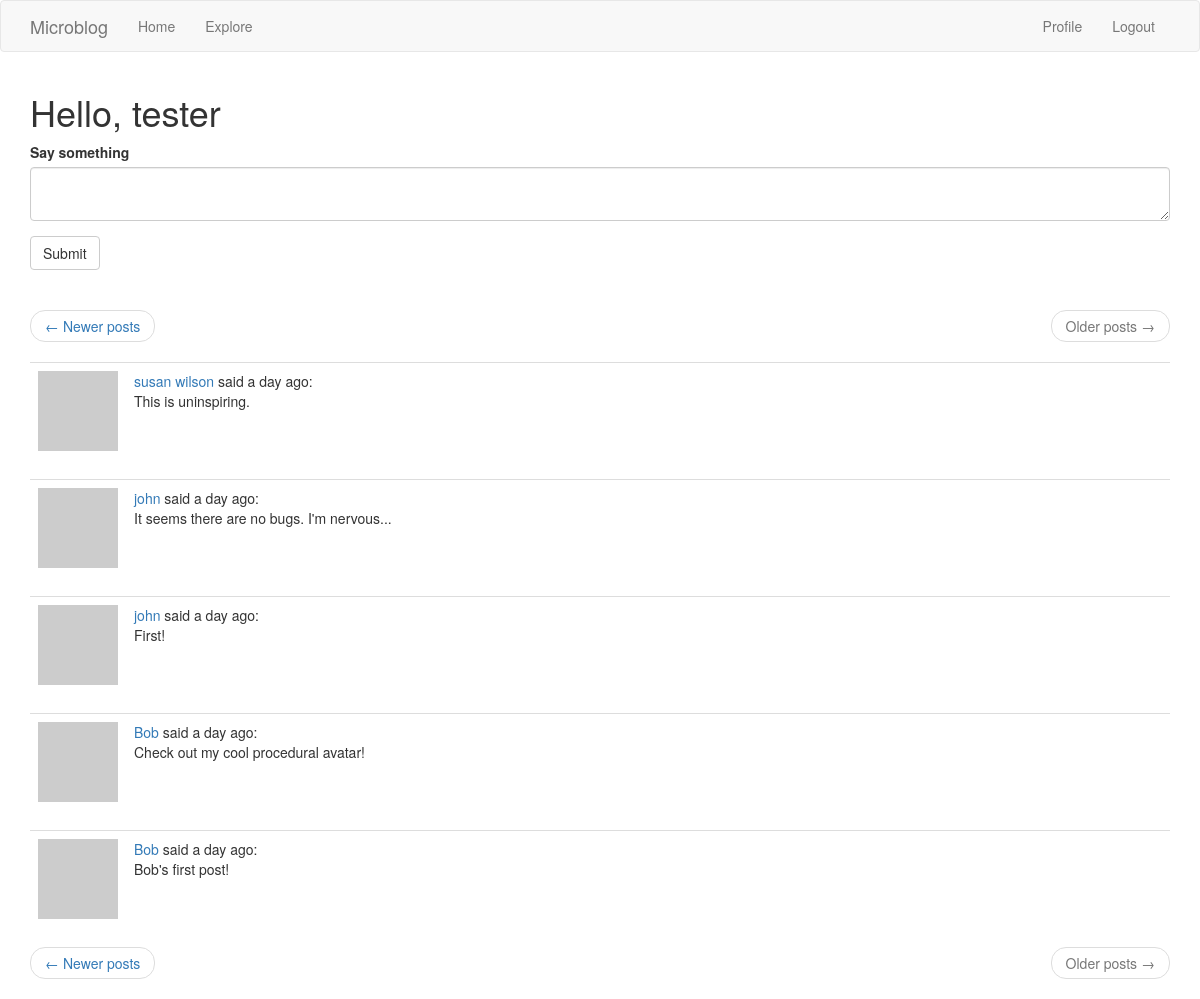
Page /index?page=3 (signed in) on the earlier database version.
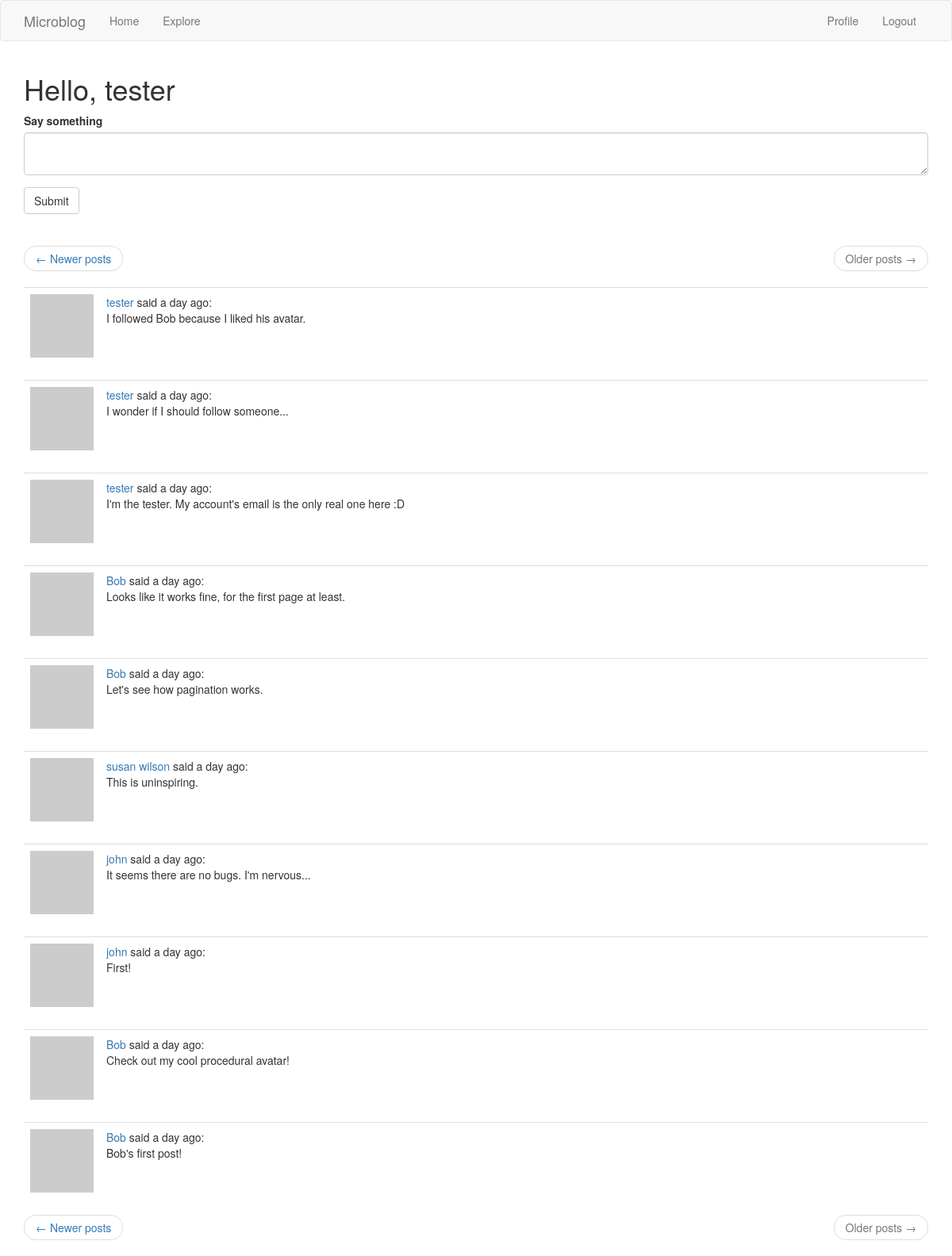
Same page on the later database version.
### app/models.py (models this page shows, shortened)
class User(UserMixin, db.Model):
    id = db.Column(db.Integer, primary_key=True)
    username = db.Column(db.String(64), index=True, unique=True)
    email = db.Column(db.String(120), index=True, unique=True)
    password_hash = db.Column(db.String(128))
    about_me = db.Column(db.String(140))
    last_seen = db.Column(db.DateTime, default=datetime.utcnow)
    posts = db.relationship('Post', backref='author', lazy='dynamic')
    followed = db.relationship(
        'User', secondary=followers,
        primaryjoin=(followers.c.follower_id == id),
        secondaryjoin=(followers.c.followed_id == id),
        backref=db.backref('followers', lazy='dynamic'), lazy='dynamic')
    def avatar(self, size):
        digest = md5(self.email.lower().encode('utf-8')).hexdigest()
        return 'https://www.gravatar.com/avatar/{}?d=retro&s={}'.format(
            digest, size)
    def followed_posts(self):
        followed = Post.query.join(
            followers,
            (followers.c.followed_id == Post.user_id)
        ).filter(followers.c.follower_id == self.id)
        own = Post.query.filter_by(user_id=self.id)
        return followed.union(own).order_by(Post.timestamp.desc())

class Post(db.Model):
    id = db.Column(db.Integer, primary_key=True)
    body = db.Column(db.String(140))
    timestamp = db.Column(db.DateTime, index=True, default=datetime.utcnow)
    user_id = db.Column(db.Integer, db.ForeignKey('user.id'))
    language = db.Column(db.String(5))

### app/main/routes.py (the view, shortened to what this page needs)
@bp.route('/', methods=['GET', 'POST'])
@bp.route('/index', methods=['GET', 'POST'])
@login_required
def index():
    form = PostForm()
    page = request.args.get('page', 1, type=int)
    posts = current_user.followed_posts().paginate(
        page, current_app.config['POSTS_PER_PAGE'], False)
    next_url = url_for('main.index', page=posts.next_num) \
        if posts.has_next else None
    prev_url = url_for('main.index', page=posts.prev_num) \
        if posts.has_prev else None
    return render_template('index.html', title=_('Home'), form=form,
                           posts=posts.items,
                           next_url=next_url, prev_url=prev_url)

### app/main/forms.py
class PostForm(FlaskForm):
    post = TextAreaField(_l('Say something'), validators=[
        DataRequired(), Length(min=1, max=140)])
    submit = SubmitField(_l('Submit'))

### app/main/routes.py (called while the page is built)
@bp.before_app_request
def before_request():
    if current_user.is_authenticated:
        current_user.last_seen = datetime.utcnow()
        db.session.commit()
    g.locale = str(get_locale())

### app/models.py (called while the page is built)
@login.user_loader
def load_user(id):
    return User.query.get(int(id))

### app/templates/index.html
{% extends "base.html" %}
{% import 'bootstrap/wtf.html' as wtf %}
{% block app_content %}
  <h1>{{ _('Hello,') }} {{ current_user.username }}</h1>
  {% if form %}
    {{ wtf.quick_form(form) }}
    <br>
  {% endif %}
  {% if posts %}
    {% include '_page_nav.html' %}
    {% for post in posts %}
      {% include '_post.html' %}
    {% endfor %}
    {% include '_page_nav.html' %}
  {% else %}
    <p class="text-muted">{{ _('No posts') }}</p>
  {% endif %}
{% endblock %}

### app/templates/base.html (shortened to what this page needs)
{% extends 'bootstrap/base.html' %}
{% block navbar %}
  <nav class="navbar navbar-default">
    <div class="container">
      <div class="navbar-header">
        <a class="navbar-brand" href="{{ url_for('main.index') }}">Microblog</a>
      </div>
      <div class="collapse navbar-collapse" id="bs-example-navbar-collapse-1">
        <ul class="nav navbar-nav">
          <li><a href="{{ url_for('main.index') }}">{{ _('Home') }}</a></li>
          <li><a href="{{ url_for('main.explore') }}">{{ _('Explore') }}</a></li>
        </ul>
        <ul class="nav navbar-nav navbar-right">
          {% if current_user.is_anonymous %}
            <li><a href="{{ url_for('auth.login') }}">{{ _('Login') }}</a></li>
          {% else %}
            <li><a href="{{ url_for('main.user', username=current_user.username) }}">{{ _('Profile') }}</a></li>
            <li><a href="{{ url_for('auth.logout') }}">{{ _('Logout') }}</a></li>
          {% endif %}
        </ul>
      </div>
    </div>
  </nav>
{% endblock %}
{% block content %}
  <div class="container">
    {% block app_content %}{% endblock %}
  </div>
{% endblock %}

### app/templates/_page_nav.html
<nav aria-label="...">
  <ul class="pager">
    <li class="previous{% if not prev_url %} disabled{% endif %}">
      <a href="{{ prev_url or '#' }}">
        <span aria-hidden="true">&larr;</span> {{ _('Newer posts') }}
      </a>
    </li>
    <li class="next{% if not next_url %} disabled{% endif %}">
      <a href="{{ next_url or '#' }}">
        {{ _('Older posts') }} <span aria-hidden="true">&rarr;</span>
      </a>
    </li>
  </ul>
</nav>

### app/templates/_post.html (shortened to what this page needs)
<table class="table table-hover">
  <tr>
    <td width="40px"><img src="{{ post.author.avatar(40) }}"></td>
    <td>
      <a href="{{ url_for('main.user', username=post.author.username) }}">
        {{ post.author.username }}
      </a>
      {{ _('said') }} {{ moment(post.timestamp).fromNow() }}:
      <br>
      <span id="post{{ post.id }}">{{ post.body }}</span>
    </td>
  </tr>
</table>

Differences in the rows shown:
now on this page (row edited): Post: author.username "tester", timestamp "a day ago", body "I followed Bob because I liked his avatar."
now on this page (row edited): Post: author.username "tester", timestamp "a day ago", body "I wonder if I should follow someone..."
now on this page (row edited): Post: author.username "tester", timestamp "a day ago", body "I'm the tester. My account's email is the only real one here :D"
now on this page (row edited): Post: author.username "Bob", timestamp "a day ago", body "Looks like it works fine, for the first page at least."
now on this page (row edited): Post: author.username "Bob", timestamp "a day ago", body "Let's see how pagination works."
